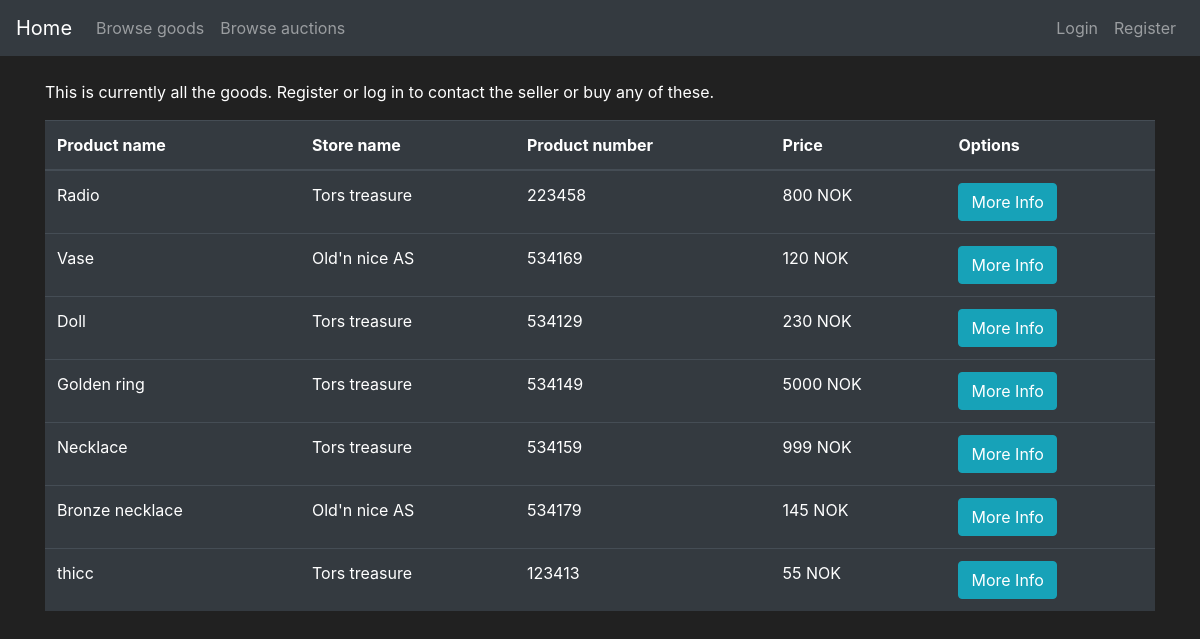
/store, run on an earlier commit of the app's database.
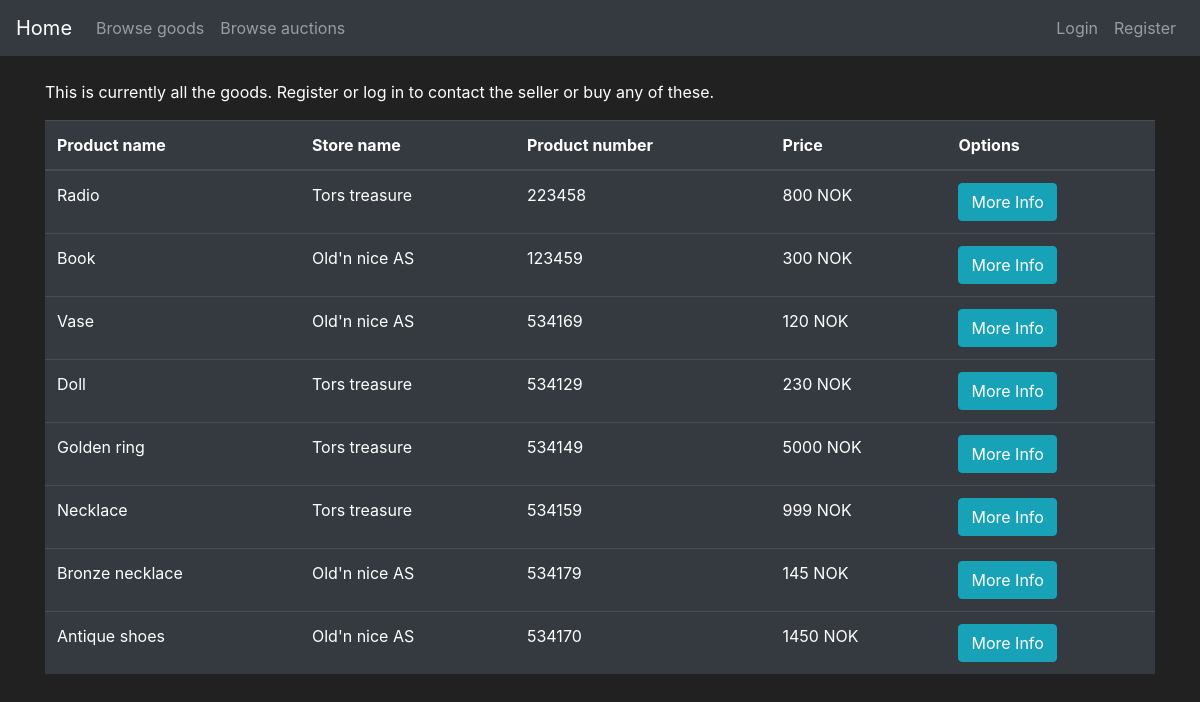
And on a later commit of the database.
### app_flask/models.py (models this page shows, shortened)
class Goods(db.Model):
    id = db.Column(db.Integer, primary_key=True)
    name = db.Column(db.String(30), nullable=False)
    description = db.Column(db.String(70), unique=False, nullable=False)
    price = db.Column(db.Integer, unique=False, nullable=False)
    product_number = db.Column(db.String(length=6), nullable=False, unique=True)
    goods_type = db.Column(db.Boolean(), nullable=False, default=False)
    date_created = db.Column(db.DateTime(), default=datetime.utcnow)
    user_owner = db.Column(db.Integer(), db.ForeignKey('user.id'))
    store_owner = db.Column(db.Integer(), db.ForeignKey('store.id'))

class Store(db.Model):
    id = db.Column(db.Integer(), primary_key=True)
    store_name = db.Column(db.String(length=30), nullable=False, unique=True)
    street_address = db.Column(db.String(length=40), nullable=False)
    street_number = db.Column(db.Integer(), nullable=False)
    postal_code = db.Column(db.Integer(), nullable=False)
    province = db.Column(db.String(length=50), nullable=False)
    store_email = db.Column(db.String(length=50), nullable=False, unique=True)
    store_phone = db.Column(db.Integer(), nullable=False)
    date_created = db.Column(db.DateTime(), default=datetime.utcnow)
    user_owner = db.Column(db.Integer(), db.ForeignKey('user.id'))
    goods = db.relationship('Goods', backref='owned_store', lazy=True)

### app_flask/main/routes.py (the view, shortened to what this page needs)
@bp.route("/store", methods=["POST", "GET"])
def store_page():
    buy_form = BuyGoodsForm()
    if buy_form.errors != {}:  # This happens if the users do somthing wrong when creating a user
        for err_message in buy_form.errors.values():
            flash(f"Error creating store: {err_message}")
    if request.method == "GET":
        items = db.session.query(Goods, Store).filter(and_(Store.id == Goods.store_owner, Goods.goods_type == 0)).all()
        return render_template("store.html", items=items, buy_form=buy_form)

### app_flask/templates/store.html (shortened to what this page needs)
{% extends 'base.html' %}
{% block content %}
<div class="container">
    <br>
    {% if current_user.is_authenticated and current_user.profile_type==1 %}
        <table class="table table-hover table-dark">
            <thead>
                <tr>
                    <th scope="col">Product name</th>
                    <th scope="col">Store owner</th>
                    <th scope="col">Product number</th>
                    <th scope="col">Price</th>
                    <th scope="col">Options</th>
                </tr>
            </thead>
            <tbody>
                {% for item, store in items %}
                {% include 'include/goods_modals.html' %}
                {% if store.user_owner==current_user.id %}
                <tr>
                    <td>{{item.name}}</td>
                    <td>{{store.store_name}}</td>
                    <td>{{item.product_number}}</td>
                    <td>{{item.price}} NOK</td>
                    <td>
                        <button class="btn btn-outline btn-info" data-toggle="modal" data-target="#Modal-MoreInfo-{{ item.id }}">More Info</button>
                    </td>
                </tr>
                {% else %}
                <tr>
                    <td>{{item.name}}</td>
                    <td>{{store.store_name}}</td>
                    <td>{{item.product_number}}</td>
                    <td>{{item.price}} NOK</td>
                    <td>
                        <button class="btn btn-outline btn-info" data-toggle="modal" data-target="#Modal-MoreInfo-{{ item.id }}">More Info</button>
                        <button class="btn btn-outline btn-success" data-toggle="modal" data-target="#Modal-PurchaseConfirm-{{ item.id }}" >Purchase</button>
                    </td>
                    <td> </td>
                </tr>
                {% endif %}
                {% endfor %}
            </tbody>
        </table>
    {% else%}
    <p>This is currently all the goods. Register or log in to contact the seller or buy any of these.</p>
        <table class="table table-hover table-dark">
            <thead>
                <tr>
                    <th scope="col">Product name</th>
                    <th scope="col">Store name</th>
                    <th scope="col">Product number</th>
                    <th scope="col">Price</th>
                    <th scope="col">Options</th>
                </tr>
            </thead>
            <tbody>
                {% for item, store in items %}
                <tr>
                    <td>{{item.name}}</td>
                    <td>{{store.store_name}}</td>
                    <td>{{item.product_number}}</td>
                    <td>{{item.price}} NOK</td>
                    <td><button class="btn btn-outline btn-info" data-toggle="modal" data-target="#Modal-MoreInfo-{{ item.id }}">More Info</button></td>
                </tr>
                {% endfor %}
            </tbody>
        </table>
    {% endif %}
</div>
{% endblock %}

### app_flask/templates/base.html (shortened to what this page needs)
<!doctype html>
<html lang="en">
   <head>
      <link rel="stylesheet" href="https://cdn.jsdelivr.net/npm/bootstrap@4.5.3/dist/css/bootstrap.min.css">
   </head>
   <body>
    <nav class="navbar navbar-expand-md navbar-dark bg-dark">
        <a class="navbar-brand" href="{{ url_for('main.home_page') }}">Home <span class="sr-only">(current)</span></a>
        <div class="collapse navbar-collapse" id="navbarNav">
            <ul class="navbar-nav mr-auto">
                <li class="nav-item">
                    <a class="nav-link" href="{{ url_for('main.store_page') }}">Browse goods</a>
                </li>
                <li class="nav-item">
                    <a class="nav-link" href="{{ url_for('main.auction_page') }}">Browse auctions</a>
                </li>
            </ul>
            {% if current_user.username=="Admin" %}
            <ul class="navbar-nav">
                <li class="nav-item">
                    <a class="nav-link" href="{{ url_for('main.display_admin_panel') }}"> {{ current_user.username }}panel</a>
                </li>
                <li class="nav-item">
                    <a class="nav-link">{{ current_user.username }}</a>
                </li>
                <li class="nav-item">
                    <a class="nav-link" href="{{ url_for('auth.logout_page') }}">logout</a>
                </li>
            </ul>
            {% else %}
            <ul class="navbar-nav">
                <li class="nav-item">
                    <a class="nav-link" href="{{ url_for('auth.login_page')}}">Login</a>
                </li>
                <li class="nav-item">
                    <a class="nav-link" href="{{ url_for('auth.register_user_page')}}">Register</a>
                </li>
            </ul>
            {% endif %}
        </div>
      </nav>
    {% block content %}
    {% endblock %}
   </body>
</html>

### app_flask/templates/base.html (style rules this page uses)
body { color: white; background-color: #212121; }

What changed in the data, as far as the page shows it:
removed Goods: name "thicc", store_name "Tors treasure", product_number "123413", price "55"
now on this page (row edited): Goods: name "Book", store_name "Old'n nice AS", product_number "123459", price "300"
now on this page (row edited): Goods: name "Antique shoes", store_name "Old'n nice AS", product_number "534170", price "1450"
